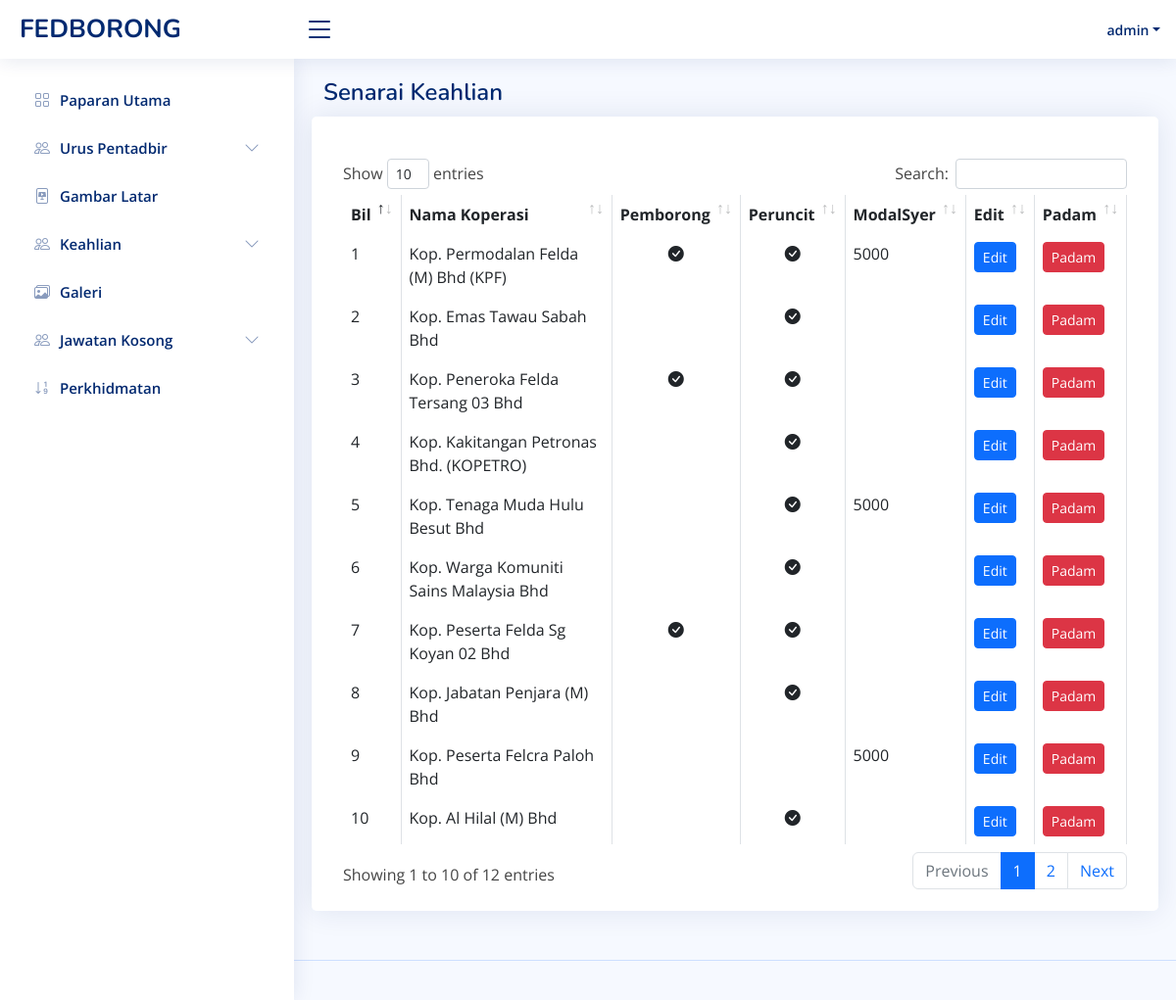
Before: /admin-membership.php (signed in) with the older database file.
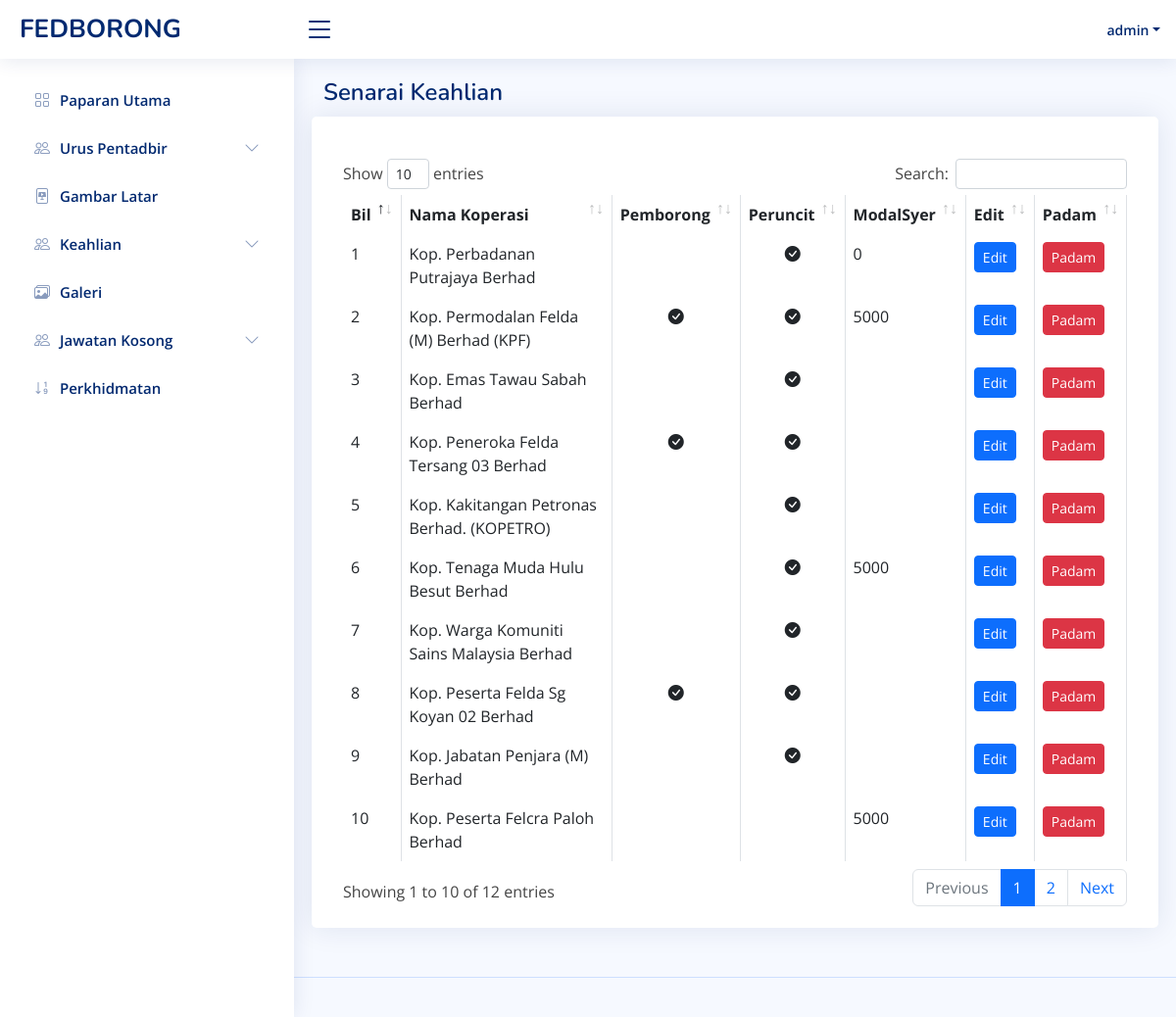
After: the same page with the newer database file.
### tables this page shows
CREATE TABLE `keahlian` (
  `Id` int(11) NOT NULL,
  `Koperasi` varchar(1000) NOT NULL,
  `Pemborong` tinyint(11) DEFAULT NULL COMMENT '1=Ya, 2= Tidak',
  `Peruncitan` tinyint(11) DEFAULT NULL COMMENT '1=Ya, 2=Tidak',
  `ModalSyer` float DEFAULT NULL
);

### admin-membership.php (the view, shortened to what this page needs)
<?php
    if(isset($_SESSION['username'])) {
?>
<?php
include 'admin/admin-header.php';
?>
<body>
<?php include 'admin-nav.php';?>
  <main id="main" class="main">
  <div class="pagetitle">
      <h1>Senarai Keahlian</h1>
    </div>
    <section class="section">
      <div class="row">
      <div class="card card-outline card-primary">
            <div class="card-body">
              <h5 class="card-title"></h5>
              <table class="table tabe-hover table-bordered" id="list">
                <thead>
                  <tr>
                    <th scope="col">Bil</th>
                    <th scope="col">Nama Koperasi</th>
                    <th scope="col">Pemborong</th>
                    <th scope="col">Peruncit</th>
                    <th scope="col">ModalSyer</th>
                    <th scope="col">Edit</th>
                    <th scope="col">Padam</th>
                  </tr>
                </thead>
                <tbody>
                  <?php
                  $count=1;
                  $sel_query="Select * from keahlian ORDER BY id desc;";
                  $result = mysqli_query($conn,$sel_query);
                  while($row = mysqli_fetch_assoc($result)) { ?>
                  <tr>
                    <td><?php echo $count; ?></td>
                    <td><?php echo $row['Koperasi'] ?></td>
                    <td class="text-center">
                    <?php
                    switch ($row['Pemborong']) {
                        case '1':
                            echo "<span> <i class='bi bi-check-circle-fill'></i></span>";
                            break;
                        case '2':
                            echo "<span> </span>";
                            break;
                    }
                    ?>
                </td>
                <td class="text-center">
                <?php
                switch ($row['Peruncitan']) {
                    case '1':
                        echo "<span> <i class='bi bi-check-circle-fill'></i></span>";
                        break;
                    case '2':
                        echo "<span></span>";
                        break;
                }
                ?>
                   </td>
                    <td><?php echo $row['ModalSyer'] ?></td>
                    <td><a href="admin-member-edit?id=<?php echo $row['Id'] ?>" class="btn btn-primary btn-sm">Edit</a></td>
                    <td>
                    <button type="button" class="btn btn-danger btn-sm" data-bs-toggle="modal" data-bs-target="#verticalycentered-<?php echo $row['Id'] ?>">
                     Padam
                    </button>
                    </td>
                  </tr>
                  <?php $count++; } ?>
                </tbody>
              </table>
            </div>
          </div>
      </div>
    </section>
  </main>
  <?php include 'admin/admin-footer.php' ?>
<?php
    } else {
        header("Location: ./admin-login?error=login_first");
        exit();
    }
 ?>

Changed rows visible on the page:
no longer on this page (row edited): keahlian: Koperasi "Kop. Al Hilal (M) Bhd", Peruncitan 1 (drawn)
added keahlian: Koperasi "Kop. Perbadanan Putrajaya Berhad", Peruncitan 1 (drawn), ModalSyer "0"
changed keahlian: Koperasi "Kop. Permodalan Felda (M) Bhd (KPF)" → "Kop. Permodalan Felda (M) Berhad (KPF)"
changed keahlian: Koperasi "Kop. Emas Tawau Sabah Bhd" → "Kop. Emas Tawau Sabah Berhad"
changed keahlian: Koperasi "Kop. Peneroka Felda Tersang 03 Bhd" → "Kop. Peneroka Felda Tersang 03 Berhad"
changed keahlian: Koperasi "Kop. Kakitangan Petronas Bhd. (KOPETRO)" → "Kop. Kakitangan Petronas Berhad. (KOPETRO)"
changed keahlian: Koperasi "Kop. Tenaga Muda Hulu Besut Bhd" → "Kop. Tenaga Muda Hulu Besut Berhad"
changed keahlian: Koperasi "Kop. Warga Komuniti Sains Malaysia Bhd" → "Kop. Warga Komuniti Sains Malaysia Berhad"
changed keahlian: Koperasi "Kop. Peserta Felda Sg Koyan 02 Bhd" → "Kop. Peserta Felda Sg Koyan 02 Berhad"
changed keahlian: Koperasi "Kop. Jabatan Penjara (M) Bhd" → "Kop. Jabatan Penjara (M) Berhad"
changed keahlian: Koperasi "Kop. Peserta Felcra Paloh Bhd" → "Kop. Peserta Felcra Paloh Berhad"
